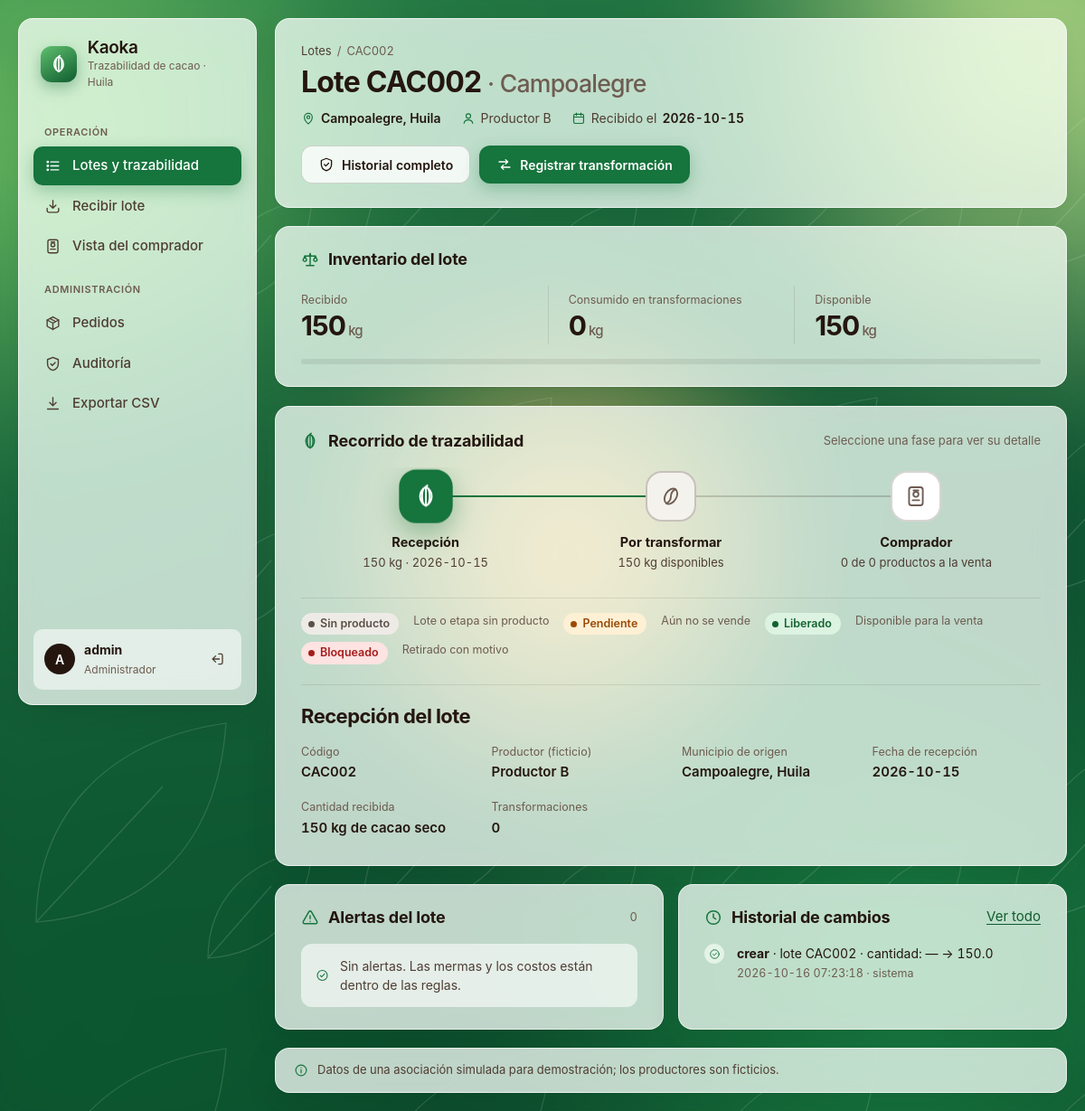
Page /lotes/CAC002 (signed in) on the committed database.
### tables this page shows
CREATE TABLE lotes (
    codigo          TEXT NOT NULL PRIMARY KEY CHECK (length(trim(codigo)) > 0),
    productor       TEXT NOT NULL CHECK (length(trim(productor)) > 0),
    origen          TEXT NOT NULL CHECK (length(trim(origen)) > 0),
    fecha_recepcion TEXT NOT NULL CHECK (length(trim(fecha_recepcion)) > 0),  
    cantidad        REAL NOT NULL CHECK (cantidad > 0),
    unidad          TEXT NOT NULL DEFAULT 'kg' CHECK (length(trim(unidad)) > 0),
    creado_por      TEXT NOT NULL,                   
    creado_en       TEXT NOT NULL DEFAULT (datetime('now', 'localtime'))
);

CREATE TABLE auditoria (
    id             INTEGER PRIMARY KEY AUTOINCREMENT,
    usuario        TEXT NOT NULL CHECK (length(trim(usuario)) > 0),   
    fecha          TEXT NOT NULL DEFAULT (datetime('now', 'localtime')),
    accion         TEXT NOT NULL CHECK (length(trim(accion)) > 0),
    entidad        TEXT NOT NULL CHECK (length(trim(entidad)) > 0),
    entidad_id     TEXT,                                              
    campo          TEXT,
    valor_anterior TEXT,
    valor_nuevo    TEXT
);

### src/lotes.py (the view)
@bp_lotes.route("/lotes/<codigo>")
@login_requerido
def detalle(codigo):
    codigo = codigo.upper()
    datos = trazabilidad(obtener_db(), codigo)
    if datos is None:
        abort(404)
    historial = []
    if g.rol == "admin":
        historial = obtener_db().execute(
            "SELECT * FROM auditoria WHERE entidad_id = ? OR entidad_id LIKE ? ORDER BY id DESC LIMIT 12",
            (codigo, f"P-{codigo}-%"),
        ).fetchall()
    return render_template("lote_detalle.html", error=request.args.get("error", ""),
                           historial=historial, **datos)

### src/app.py (called while the page is built)
@app.template_filter("kg")
def formato_kg(valor):
    return f"{valor:g}".replace(".", ",") if valor is not None else "—"

### src/auth.py (called while the page is built)
def login_requerido(vista):
    @wraps(vista)
    def envoltura(*args, **kwargs):
        if "usuario" not in session:
            return redirect(url_for("auth.login"))
        g.usuario, g.rol = session["usuario"], session["rol"]
        return vista(*args, **kwargs)
    return envoltura

### src/db.py (called while the page is built)
def obtener_db():
    if "db" not in g:
        g.db = sqlite3.connect(RUTA_DB)
        g.db.row_factory = sqlite3.Row
        g.db.execute("PRAGMA foreign_keys = ON")
    return g.db

def cerrar_db(error=None):
    db = g.pop("db", None)
    if db is not None:
        db.close()

### src/templates/lote_detalle.html (shortened to what this page needs)
{% extends "base.html" %}
{% from "_iconos.html" import icono, icono_etapa, estado %}
{% block contenido %}
{% set es_admin = session.rol == 'admin' %}
{% set con_producto = etapas|selectattr('producto')|list %}
{% set liberados = con_producto|selectattr('estado', 'equalto', 'liberado')|list %}
{% set alertas_por_etapa = {} %}
{% for a in alertas %}{% set _ = alertas_por_etapa.setdefault(a.transformacion_id, []).append(a) %}{% endfor %}
{% set pct_consumo = (lote.consumido / lote.recibido * 100) if lote.recibido else 0 %}
<header class="encabezado vidrio aparece">
  <div>
    <nav class="migas" aria-label="Ruta">
      <a href="{{ url_for('lotes.lista_lotes') }}">Lotes</a><span aria-hidden="true">/</span><span>{{ lote.codigo }}</span>
    </nav>
    <h1 class="titulo">Lote {{ lote.codigo }} <small>· {{ lote.origen }}</small></h1>
    <p class="placa">
      <span>{{ icono('mapa') }}<b>{{ lote.origen }}, Huila</b></span>
      <span>{{ icono('persona') }}{{ lote.productor }}</span>
      <span>{{ icono('calendario') }}Recibido el <b>{{ lote.fecha_recepcion }}</b></span>
    </p>
  </div>
  <div class="acciones">
    {% if es_admin %}
    <a class="boton boton-secundario" href="{{ url_for('auth.auditoria', q=lote.codigo) }}">{{ icono('escudo') }}Historial completo</a>
    {% endif %}
    {% if lote.disponible > 0 %}
    <a class="boton boton-primario" href="{{ url_for('lotes.transformar', codigo=lote.codigo) }}">{{ icono('transformar') }}Registrar transformación</a>
    {% endif %}
  </div>
</header>
<section class="panel vidrio aparece" aria-labelledby="t-inventario">
  <div class="panel-titulo">
    <h2 id="t-inventario">{{ icono('balanza') }}Inventario del lote</h2>
  </div>
  <div class="inventario">
    <div><span>Recibido</span><b>{{ lote.recibido|kg }}<small>{{ lote.unidad }}</small></b></div>
    <div><span>Consumido en transformaciones</span><b>{{ lote.consumido|kg }}<small>{{ lote.unidad }}</small></b></div>
    <div><span>Disponible</span><b>{{ lote.disponible|kg }}<small>{{ lote.unidad }}</small></b></div>
  </div>
  <div class="barra" role="img" aria-label="Consumido {{ '%.0f'|format(pct_consumo) }} % del lote"><i style="width: {{ '%.1f'|format(pct_consumo) }}%"></i></div>
</section>
<section class="pipeline vidrio aparece" aria-labelledby="t-recorrido" data-pipeline>
  <div class="panel-titulo">
    <h2 id="t-recorrido">{{ icono('mazorca') }}Recorrido de trazabilidad</h2>
    <p>Seleccione una fase para ver su detalle</p>
  </div>
  <ol class="pipeline-pista">
    <li class="fase hecha">
      <button class="nodo" type="button" aria-pressed="false" aria-controls="fase-recepcion" data-fase>
      </button>
      <div class="fase-texto">
        <p class="fase-nombre">Recepción</p>
        <p class="fase-dato">{{ lote.recibido|kg }} {{ lote.unidad }} · {{ lote.fecha_recepcion }}</p>
      </div>
    </li>
    {% if lote.disponible > 0 %}
    <li class="fase f-sin">
      <button class="nodo" type="button" aria-pressed="false" aria-controls="fase-disponible" data-fase>
      </button>
      <div class="fase-texto">
        <p class="fase-nombre">Por transformar</p>
        <p class="fase-dato">{{ lote.disponible|kg }} {{ lote.unidad }} disponibles</p>
      </div>
    </li>
    {% endif %}
    <li class="fase {{ 'hecha' if liberados }}">
      <button class="nodo" type="button" aria-pressed="false" aria-controls="fase-comprador" data-fase>
      </button>
      <div class="fase-texto">
        <p class="fase-nombre">Comprador</p>
        <p class="fase-dato">{{ liberados|length }} de {{ con_producto|length }} producto{{ 's' if con_producto|length != 1 }} a la venta</p>
      </div>
    </li>
  </ol>
  <p class="leyenda" aria-label="Leyenda de estados">
    {{ estado('') }} Lote o etapa sin producto
    {{ estado('pendiente') }} Aún no se vende
    {{ estado('liberado') }} Disponible para la venta
    {{ estado('bloqueado') }} Retirado con motivo
  </p>
  <hr class="separador">
  <div class="detalle-fase" id="fase-recepcion" tabindex="-1">
    <h3 class="panel-titulo"><span class="titulo" style="font-size:22px">Recepción del lote</span></h3>
    <dl class="datos">
      <div><dt>Código</dt><dd>{{ lote.codigo }}</dd></div>
      <div><dt>Productor (ficticio)</dt><dd>{{ lote.productor }}</dd></div>
      <div><dt>Municipio de origen</dt><dd>{{ lote.origen }}, Huila</dd></div>
      <div><dt>Fecha de recepción</dt><dd>{{ lote.fecha_recepcion }}</dd></div>
      <div><dt>Cantidad recibida</dt><dd>{{ lote.recibido|kg }} {{ lote.unidad }} de cacao seco</dd></div>
      <div><dt>Transformaciones</dt><dd>{{ etapas|length }}</dd></div>
    </dl>
  </div>
</section>
<div class="indicadores" style="grid-template-columns: repeat(auto-fit, minmax(320px, 1fr))">
  <section class="panel vidrio aparece" aria-labelledby="t-alertas">
    <div class="panel-titulo"><h2 id="t-alertas">{{ icono('alerta') }}Alertas del lote</h2><p>{{ alertas|length }}</p></div>
    {% if alertas %}
    <div class="alertas">
      {% for a in alertas %}
      <details class="alerta-item">
        <summary>{{ icono('alerta') }}{{ a.regla }}<span class="chev">{{ icono('chev') }}</span></summary>
        <div class="alerta-cuerpo"><b>Causa:</b> {{ a.causa }}.<br><small>{{ a.creada_en }}</small></div>
      </details>
      {% endfor %}
    </div>
    {% else %}
    <p class="vacio">{{ icono('ok') }}Sin alertas. Las mermas y los costos están dentro de las reglas.</p>
    {% endif %}
  </section>
  {% if es_admin %}
  <section class="panel vidrio aparece" aria-labelledby="t-historial">
    <div class="panel-titulo"><h2 id="t-historial">{{ icono('reloj') }}Historial de cambios</h2><a href="{{ url_for('auth.auditoria', q=lote.codigo) }}">Ver todo</a></div>
    {% if historial %}
    <ol class="historial">
      {% for h in historial %}
      <li class="{{ 'denegado' if h.accion.startswith('DENEGADO') }}">
        <span class="punto">{{ icono('bloqueo' if h.accion.startswith('DENEGADO') else 'ok') }}</span>
        <div>
          <p><b>{{ h.accion }}</b> · {{ h.entidad }} {{ h.entidad_id }}{% if h.campo %} · {{ h.campo }}: {{ h.valor_anterior or '—' }} → {{ h.valor_nuevo }}{% endif %}</p>
          <small>{{ h.fecha }} · {{ h.usuario }}</small>
        </div>
      </li>
      {% endfor %}
    </ol>
    {% else %}
    <p class="vacio">{{ icono('info') }}Aún no hay cambios registrados.</p>
    {% endif %}
  </section>
  {% endif %}
</div>
{% endblock %}

### src/templates/_iconos.html (shortened to what this page needs)
{% macro estado(valor) -%}
{%- set clases = {'pendiente': 'pendiente', 'liberado': 'liberado', 'bloqueado': 'bloqueado'} -%}
<span class="estado estado-{{ clases.get(valor, 'sin') }}">{{ {'pendiente': 'Pendiente', 'liberado': 'Liberado', 'bloqueado': 'Bloqueado'}.get(valor, 'Sin producto') }}</span>
{%- endmacro %}

### rows in the picture
lotes: codigo "CAC002", origen "Campoalegre", productor "Productor B", fecha_recepcion "2026-10-15", recibido|kg "150", unidad "kg"
auditoria: accion "crear", entidad "lote", entidad_id "CAC002", campo "cantidad", valor_anterior "—", valor_nuevo "150.0", fecha "2026-10-16 07:23:18", usuario "sistema"

### other values in the picture
{{ (session.usuario or '?')[0] }} "A"
{{ session.usuario }} "admin"
{{ 'Administrador' if session.rol == 'admin' else 'Operador de planta' }} "Administrador"
{{ lote.consumido|kg }} "0"
{{ lote.disponible|kg }} "150"
{{ liberados|length }} "0"
{{ con_producto|length }} "0"
{{ 's' if con_producto|length != 1 }} "s"
{{ etapas|length }} "0"
{{ alertas|length }} "0"
